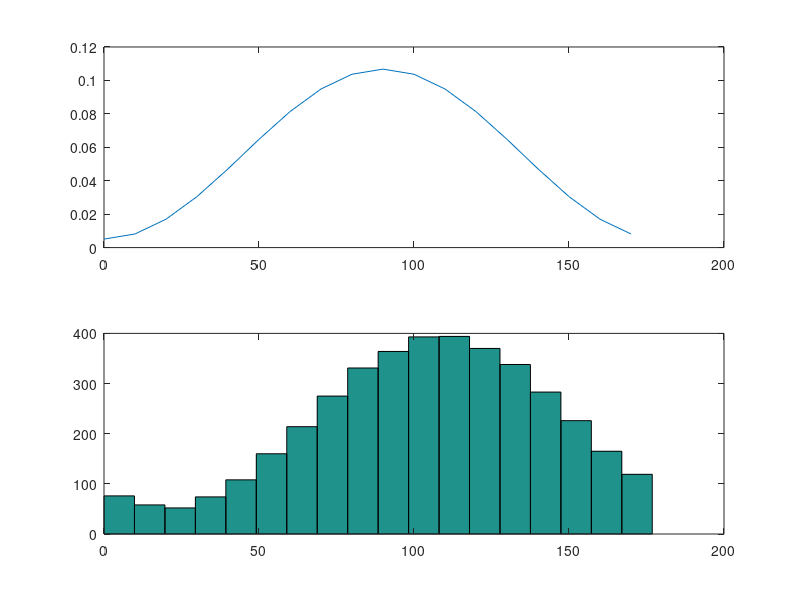

Reproduce this figure in MATLAB.
%% PDF FOR ORIENTATIoNS
clear all
% close all
x = 0:(pi/18):(pi-pi/18);
y = sin(2*x-(pi/2))*2+2.2;
% figure
% plot (x,y)
y_int = trapz(y)
y_prob = y/y_int;

x_deg = 0:10:170;
subplot(2,1,1)
plot (x_deg,y_prob)

tims = round(y_prob*200)
sum tims
ref = [];
for i = 1:18
    
    ref = [ref, repmat(x_deg(i),1, tims(i))];
    
end
alles = [];
for x = 1:10
    targ = ref + 15+rand*30;
    
    all = [targ,ref];
    
    all(all>=180) = all(all>=180)-180;
    all(all<0) = all(all<0)+180;
    
%     histogram(all,72)

alles = [alles,all];

end
subplot(2,1,2)
hist(alles,18)
